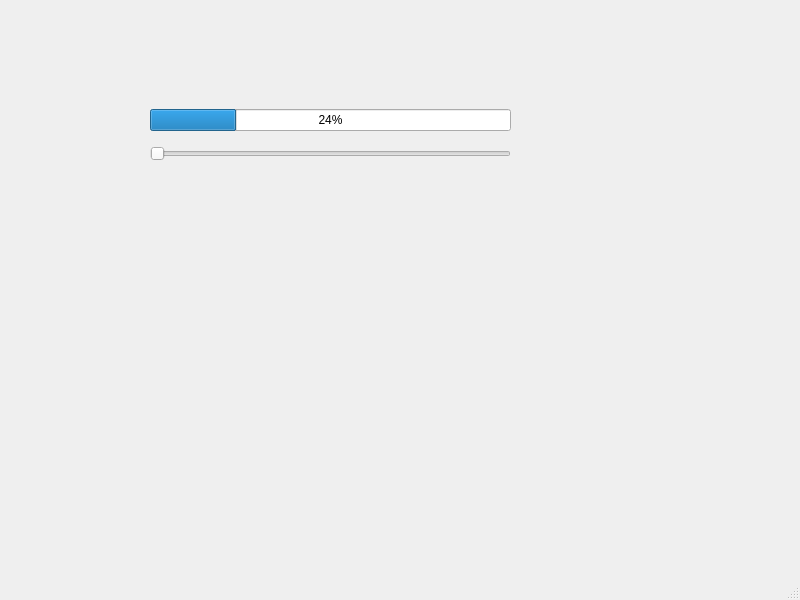
<?xml version="1.0" encoding="UTF-8"?>
<ui version="4.0">
 <class>MainWindow</class>
 <widget class="QMainWindow" name="MainWindow">
  <property name="geometry">
   <rect>
    <x>0</x>
    <y>0</y>
    <width>800</width>
    <height>600</height>
   </rect>
  </property>
  <property name="windowTitle">
   <string>MainWindow</string>
  </property>
  <widget class="QWidget" name="centralwidget">
   <widget class="QWidget" name="">
    <property name="geometry">
     <rect>
      <x>150</x>
      <y>100</y>
      <width>361</width>
      <height>71</height>
     </rect>
    </property>
    <layout class="QVBoxLayout" name="verticalLayout_2">
     <item>
      <layout class="QVBoxLayout" name="verticalLayout">
       <item>
        <widget class="QProgressBar" name="progressBar">
         <property name="value">
          <number>24</number>
         </property>
        </widget>
       </item>
      </layout>
     </item>
     <item>
      <widget class="QSlider" name="horizontalSlider">
       <property name="orientation">
        <enum>Qt::Horizontal</enum>
       </property>
      </widget>
     </item>
    </layout>
   </widget>
  </widget>
  <widget class="QMenuBar" name="menubar">
   <property name="geometry">
    <rect>
     <x>0</x>
     <y>0</y>
     <width>800</width>
     <height>22</height>
    </rect>
   </property>
  </widget>
  <widget class="QStatusBar" name="statusbar"/>
 </widget>
 <resources/>
 <connections/>
</ui>
